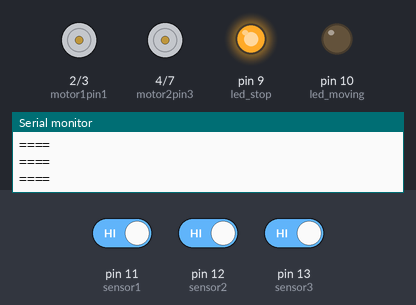
The sketch below on a simulated Arduino Uno, built with avr-gcc and run on an emulated ATmega328P. Shown: motor-driver pin pairs drawn as motors (green arrow = first pin HIGH = forward, orange = second pin HIGH = backward, longer = more drive, scaled by the enable pin), output pins drawn as LEDs (lit = HIGH), the last lines printed to the serial monitor. The test bench sets the inputs (shaded band); at power-on: pin 11 (sensor1) HIGH, pin 12 (sensor2) HIGH, pin 13 (sensor3) HIGH. Pins used as bus, display or sensor lines are not drawn.

Above: at 1.2 s.
1.3 s: pin 11 (sensor1) driven LOW
At 2.5 s:
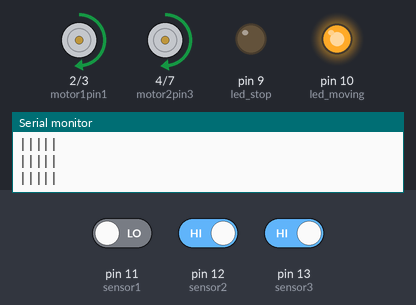
2.8 s: pin 12 (sensor2) driven LOW
At 3.6 s:
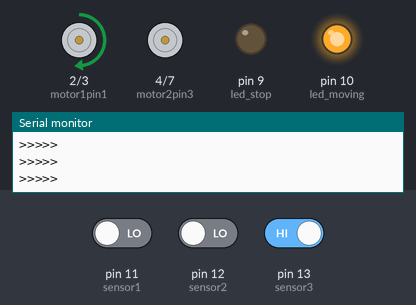
4.3 s: pin 13 (sensor3) driven LOW
At 6.0 s:
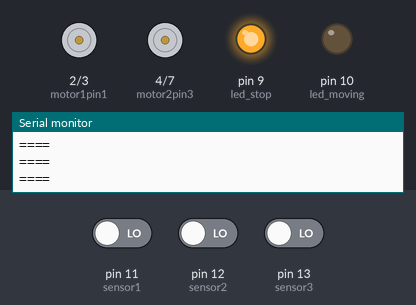
6.3 s: pin 11 (sensor1) driven HIGH
At 7.5 s:
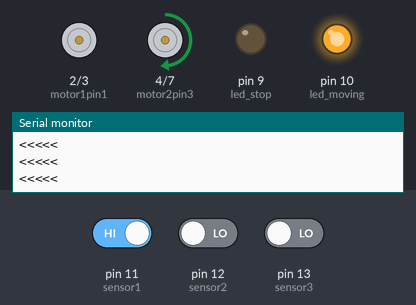
7.8 s: pin 12 (sensor2) driven HIGH
At 8.8 s:
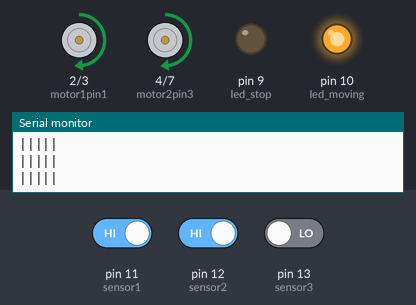
10.8 s: pin 13 (sensor3) driven HIGH
At 12.3 s:
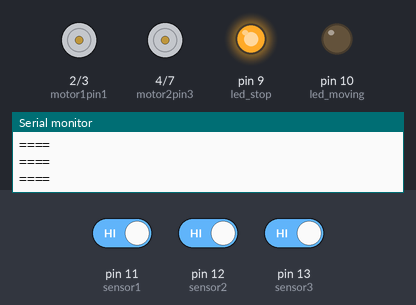
Timing chart, 0 to 13.8 s (numbered marks = the images above; inputs shaded):
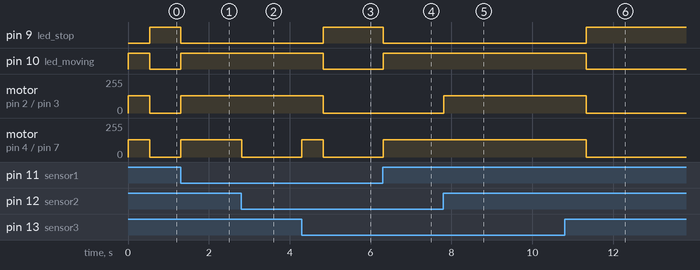

Measured:
- after the input at 1.3 s, pin 9 (led_stop): HIGH → LOW at once; pin 10 (led_moving): LOW → HIGH at once; motor on pin 2 (motor1pin1) / pin 3 (motor1pin2), motor on pin 4 (motor2pin3) / pin 7 (motor2pin4): stopped → forward 130/255 at once
- after the input at 2.8 s, motor on pin 4 (motor2pin3) / pin 7 (motor2pin4): forward 130/255 → stopped at once
- after the input at 4.3 s, pin 9 (led_stop): LOW → HIGH after 0.53 s; pin 10 (led_moving): HIGH → LOW after 0.53 s; motor on pin 2 (motor1pin1) / pin 3 (motor1pin2): forward 130/255 → stopped after 0.53 s; motor on pin 4 (motor2pin3) / pin 7 (motor2pin4): stopped → forward 130/255 at once, → stopped 0.53 s later
- after the input at 6.3 s, pin 9 (led_stop): HIGH → LOW at once; pin 10 (led_moving): LOW → HIGH at once; motor on pin 4 (motor2pin3) / pin 7 (motor2pin4): stopped → forward 130/255 at once
- after the input at 7.8 s, motor on pin 2 (motor1pin1) / pin 3 (motor1pin2): stopped → forward 130/255 at once
- after the input at 10.8 s, pin 9 (led_stop): LOW → HIGH after 0.54 s; pin 10 (led_moving): HIGH → LOW after 0.54 s; motor on pin 2 (motor1pin1) / pin 3 (motor1pin2), motor on pin 4 (motor2pin3) / pin 7 (motor2pin4): forward 130/255 → stopped after 0.54 s

The sketch:

line_following_car.txt.ino
```cpp
//motors (motor1 = left, motor2 = right)
int motor1pin1 = 2;
int motor1pin2 = 3;
int motor2pin3 = 4;
int motor2pin4 = 7;
int en1 = 5;
int en2 = 6;

//sensors
int sensor_VCC = 8;
int sensor1 = 11;
int sensor2 = 12;
int sensor3 = 13;
int temp;

//LED
int led_stop = 9;
int led_moving = 10;

void setup() {

  Serial.begin(9600);

  pinMode(sensor_VCC, OUTPUT);
  pinMode(sensor1, INPUT);
  pinMode(sensor2, INPUT);
  pinMode(sensor3, INPUT);
  pinMode(en1, OUTPUT);
  pinMode(en2, OUTPUT);
  pinMode(motor1pin1, OUTPUT);
  pinMode(motor1pin2, OUTPUT);
  pinMode(motor2pin3, OUTPUT);
  pinMode(motor2pin4, OUTPUT);
  pinMode(led_stop, OUTPUT);
  pinMode(led_moving, OUTPUT);
  temp = 0;
}

void loop() {
  digitalWrite(sensor_VCC, HIGH);
  analogWrite(en1, 130);
  analogWrite(en2, 130);

  //Control the LEDs
  if (temp >= 500) {
    digitalWrite(led_stop, HIGH);
    digitalWrite(led_moving, LOW);
  }
  else {
    digitalWrite(led_stop, LOW);
    digitalWrite(led_moving, HIGH);
  }
  //Control direction of motors:
  if((digitalRead(sensor1) == LOW && digitalRead(sensor2) == LOW && digitalRead(sensor3) == LOW) || (digitalRead(sensor1) == HIGH && digitalRead(sensor2) == HIGH && digitalRead(sensor3) == HIGH)) {
    //STOP  ==========
    temp += 1;
    delay(1);
    if (temp >= 500) {
      Serial.println("====");
      digitalWrite(motor1pin1, LOW);
      digitalWrite(motor1pin2, LOW);
      digitalWrite(motor2pin3, LOW);
      digitalWrite(motor2pin4, LOW);
    }
    else {
      digitalWrite(motor1pin1, HIGH);
      digitalWrite(motor1pin2, LOW);
      digitalWrite(motor2pin3, HIGH);
      digitalWrite(motor2pin4, LOW);
    }
  }
  else if((digitalRead(sensor1) == HIGH && digitalRead(sensor3) == HIGH) || digitalRead(sensor2) == HIGH) {
    //GO STRAIGH |||||||||||||
    temp = 0;
    Serial.println("|||||");
    digitalWrite(motor1pin1, HIGH);
    digitalWrite(motor1pin2, LOW);
    digitalWrite(motor2pin3, HIGH);
    digitalWrite(motor2pin4, LOW);
  }
  else if(digitalRead(sensor1) == HIGH && digitalRead(sensor3) == LOW) {
    //turn LEFT <<<<<<<<<<<<<
    temp = 0;
    Serial.println("<<<<<");
    digitalWrite(motor1pin1, LOW);
    digitalWrite(motor1pin2, LOW);
    digitalWrite(motor2pin3, HIGH);
    digitalWrite(motor2pin4, LOW);
  }
  else if(digitalRead(sensor1) == LOW && digitalRead(sensor3) == HIGH) {
    //turn RIGHT >>>>>>>>>>>>
    temp = 0;
    Serial.println(">>>>>");
    digitalWrite(motor1pin1, HIGH);
    digitalWrite(motor1pin2, LOW);
    digitalWrite(motor2pin3, LOW);
    digitalWrite(motor2pin4, LOW);
  }
}
```
